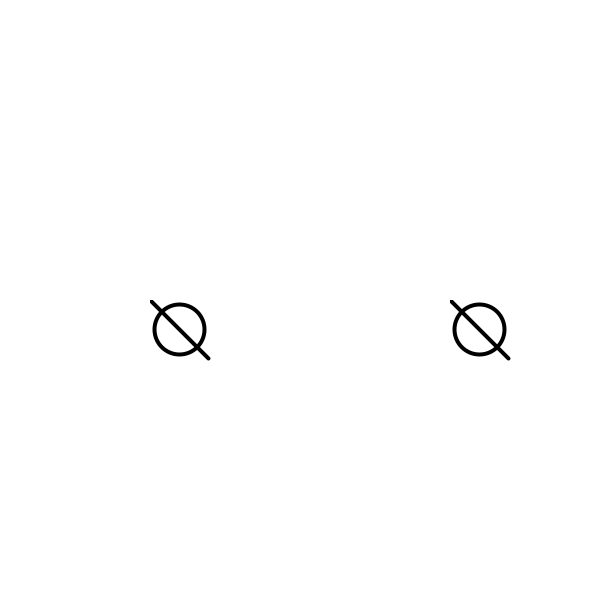
Frame 1 (no input)
Frame 60 (the mouse pressed at the canvas centre just before this capture): identical to frame 1, image omitted
Frame 120 (the mouse held since frame 60 and released just before this capture): identical to frame 1, image omitted

The Processing sketch that drew this single still picture (run headless with seeded random() and noise(); from frame 60 on, the mouse is pressed at the canvas centre):

// Processing sketch: pgraphics_13
// ── pgraphics_13.pde
PGraphics pg;

void setup() {
  size(600, 600);
  pg = createGraphics(200, 200);
  
  pg.beginDraw();
  pg.ellipseMode(CORNER);
  pg.noFill();
  pg.strokeWeight(4);
  pg.circle(4,4, 50); // korrektur für strokeWeight
  pg.line(0,0, 58, 58); // und hier
  pg.endDraw();
  
  //imageMode(CENTER);
}

void draw() {
  background(255);
  image(pg, width/2 + 150, height/2);
  image(pg, width/2 - 150, height/2);
}
